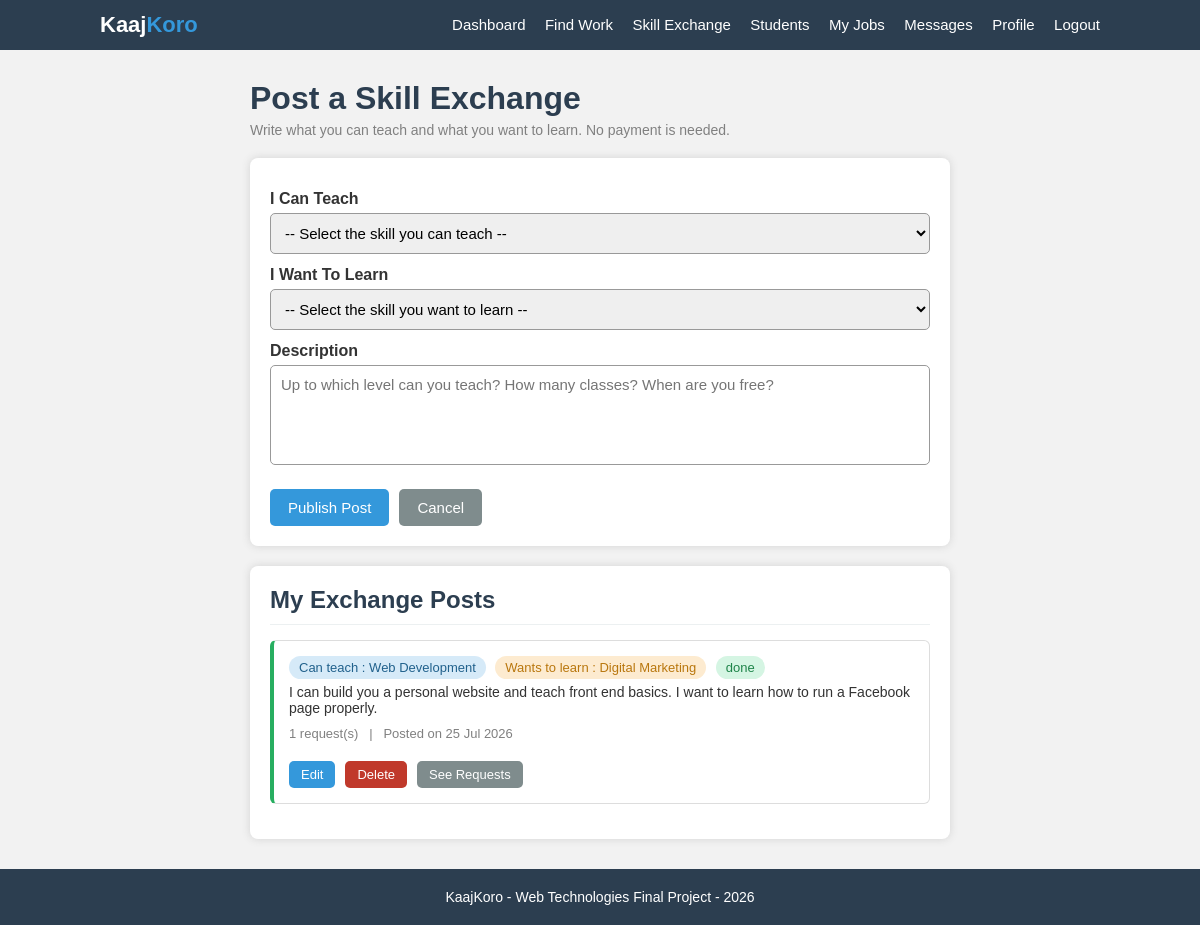
The page /post-exchange.php (signed in) on the database its author committed.
### tables this page shows
CREATE TABLE posts (
    post_id         INT AUTO_INCREMENT PRIMARY KEY,
    user_id         INT NOT NULL,
    offer_skill_id  INT NOT NULL,
    want_skill_id   INT NOT NULL,
    description     TEXT NOT NULL,
    post_status     VARCHAR(20) DEFAULT 'open',
    created_at      DATE,
    FOREIGN KEY (user_id)        REFERENCES users(user_id)   ON DELETE CASCADE,
    FOREIGN KEY (offer_skill_id) REFERENCES skills(skill_id),
    FOREIGN KEY (want_skill_id)  REFERENCES skills(skill_id)
);

CREATE TABLE skills (
    skill_id    INT AUTO_INCREMENT PRIMARY KEY,
    skill_name  VARCHAR(60) NOT NULL UNIQUE
);

### check_login.php (called while the page is built, shortened)
<?php
$me = getUser($conn, $_SESSION["user_id"]);
?>

### post-exchange.php (the view, shortened to what this page needs)
<?php
require_once "config.php";
require_once "functions.php";
require_once "check_login.php";
$my_id = $me["user_id"];
$edit_id = isset($_GET["edit"]) ? intval($_GET["edit"]) : 0;
$description = "";
include "header.php";
?>
    <div class="medium-page">
        <h1><?php echo ($edit_id > 0) ? "Edit Exchange Post" : "Post a Skill Exchange"; ?></h1>
        <p class="page-info">Write what you can teach and what you want to learn. No payment is needed.</p>
        <div class="box">
            <form method="POST" action="post-exchange.php<?php if ($edit_id > 0) { echo "?edit=" . $edit_id; } ?>" id="postForm">
                <label for="offer_skill">I Can Teach</label>
                <select id="offer_skill" name="offer_skill">
                    <option value="0">-- Select the skill you can teach --</option>
                </select>
                <label for="want_skill">I Want To Learn</label>
                <select id="want_skill" name="want_skill">
                    <option value="0">-- Select the skill you want to learn --</option>
                </select>
                <label for="description">Description</label>
                <textarea id="description" name="description"
                          placeholder="Up to which level can you teach? How many classes? When are you free?"><?php echo htmlspecialchars($description); ?></textarea>
                <div class="buttons">
                    <button type="submit"><?php echo ($edit_id > 0) ? "Save Changes" : "Publish Post"; ?></button>
                    <button type="button" class="btn-gray" onclick="window.location.href='exchange.php'">Cancel</button>
                </div>
            </form>
        </div>
        <div class="box">
            <h2 class="box-title">My Exchange Posts</h2>
            <?php
            $stmt = $conn->prepare("SELECT p.*, s1.skill_name AS offer_skill, s2.skill_name AS want_skill
                                    FROM posts p
                                    JOIN skills s1 ON p.offer_skill_id = s1.skill_id
                                    JOIN skills s2 ON p.want_skill_id = s2.skill_id
                                    WHERE p.user_id = ?
                                    ORDER BY p.post_id DESC");
            $stmt->bind_param("i", $my_id);
            $stmt->execute();
            $result = $stmt->get_result();
            while ($post = $result->fetch_assoc()) {
                $request_count = countRows($conn, "SELECT COUNT(*) AS total FROM requests WHERE post_id = ?", $post["post_id"]);
                ?>
                <div class="item item-green">
                    <p>
                        <span class="tag tag-blue">Can teach : <?php echo htmlspecialchars($post["offer_skill"]); ?></span>
                        <span class="tag tag-orange">Wants to learn : <?php echo htmlspecialchars($post["want_skill"]); ?></span>
                        <?php echo showStatus($post["post_status"]); ?>
                    </p>
                    <p class="item-text"><?php echo htmlspecialchars($post["description"]); ?></p>
                    <p class="gray-text"><?php echo $request_count; ?> request(s)
                        &nbsp; | &nbsp; Posted on <?php echo showDate($post["created_at"]); ?></p>
                    <div class="buttons">
                        <button class="btn-small" onclick="window.location.href='post-exchange.php?edit=<?php echo $post["post_id"]; ?>'">Edit</button>
                        <button class="btn-small btn-red" onclick="if (confirm('Do you want to delete this post?')) { window.location.href='post-exchange.php?action=delete&id=<?php echo $post["post_id"]; ?>'; }">Delete</button>
                        <button class="btn-small btn-gray" onclick="window.location.href='exchange-requests.php'">See Requests</button>
                    </div>
                </div>
                <?php
            }
            ?>
        </div>
    </div>
<?php include "footer.php"; ?>

### functions.php (shortened to what this page needs)
<?php
function getUser($conn, $user_id) {
    $stmt = $conn->prepare("SELECT * FROM users WHERE user_id = ?");
    $stmt->bind_param("i", $user_id);
    $stmt->execute();
    $result = $stmt->get_result();
    $user = $result->fetch_assoc();
    return $user;
}
function countRows($conn, $sql, $value) {
    $stmt = $conn->prepare($sql);
    $stmt->bind_param("i", $value);
    $stmt->execute();
    $result = $stmt->get_result();
    $row = $result->fetch_assoc();
    return $row["total"];
}
function showStatus($status) {
    if ($status == "open" || $status == "accepted" || $status == "active"
        || $status == "solved" || $status == "visible" || $status == "done") {
        return "<span class='tag tag-green'>" . $status . "</span>";
    }
    return "<span class='tag tag-red'>" . $status . "</span>";
}
function showDate($date) {
    return date("d M Y", strtotime($date));
}
?>

### style.css (style rules this page uses)
* { margin:0; padding:0; box-sizing:border-box; font-family:Arial, Helvetica, sans-serif; }
body { background:#f2f2f2; color:#333; }
.medium-page { width:700px; margin:30px auto; }
h1 { color:#2c3e50; margin-bottom:5px; }
h2 { color:#2c3e50; }
.page-info { color:gray; font-size:14px; margin-bottom:20px; }
.box { background:white; padding:20px; border-radius:8px; box-shadow:0 0 8px lightgray; margin-bottom:20px; }
.box-title { border-bottom:1px solid #ecf0f1; padding-bottom:10px; margin-bottom:15px; }
label { display:block; font-weight:bold; margin-top:12px; margin-bottom:5px; }
input[type="text"], input[type="email"], input[type="password"], input[type="number"], input[type="tel"], input[type="date"], input[type="time"], input[type="search"], select, textarea { width:100%; padding:10px; border:1px solid #999; border-radius:5px; font-size:15px; outline:none; }
textarea { resize:none; height:100px; }
button { padding:10px 18px; border:none; border-radius:5px; background:#3498db; color:white; font-size:15px; cursor:pointer; }
.btn-small { padding:6px 12px; font-size:13px; }
.btn-red { background:#c0392b; }
.btn-gray { background:#7f8c8d; }
.buttons { margin-top:20px; display:flex; gap:10px; }
.item { background:white; border:1px solid #ddd; border-left:4px solid #3498db; border-radius:6px; padding:15px; margin-bottom:15px; }
.item-text { font-size:14px; margin-bottom:10px; }
.item-green { border-left:4px solid #27ae60; }
.tag { display:inline-block; background:#ecf0f1; color:#2c3e50; padding:4px 10px; border-radius:12px; font-size:13px; margin-right:5px; margin-bottom:5px; }
.tag-blue { background:#d6eaf8; color:#21618c; }
.tag-green { background:#d5f5e3; color:#1e8449; }
.tag-orange { background:#fdebd0; color:#b9770e; }
.gray-text { color:gray; font-size:13px; }

### rows shown on the page
posts: offer_skill.skill_name "Web Development", want_skill.skill_name "Digital Marketing", post_status "done", description "I can build you a personal website and teach front end basics. I want to learn how to run a Facebook page properly.", request_count "1", created_at "25 Jul 2026"
